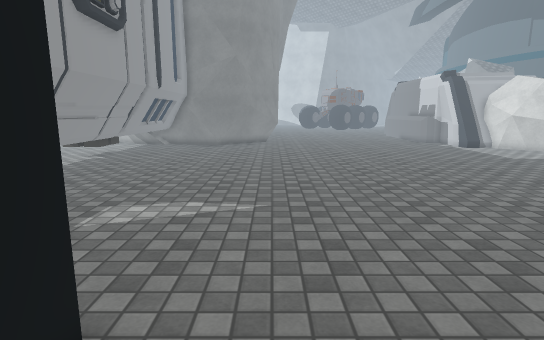
[1] (above)

22 first-person views from a walk through a 3-D level made in the Unity game engine. The camera is 1.4 m above the floor, tilts 10° down and sees 80° across. The floor is counted in squares, 0.5 m on a side. Each view is taken from the middle of a square. On the plan, view 1 faces up. The plan holds only what a view shows up to about 20 squares ahead; the rest is blank. The place goes on beyond the plan. The player is left out. Some surface patterns are stand-ins.

[2]
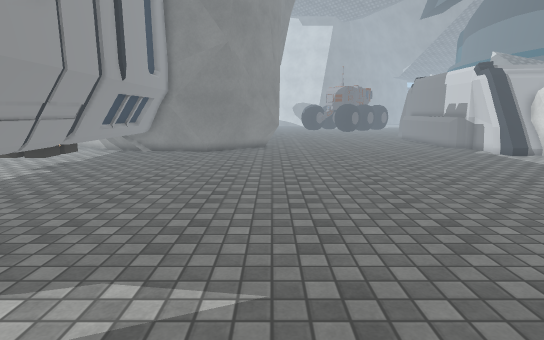

[3]
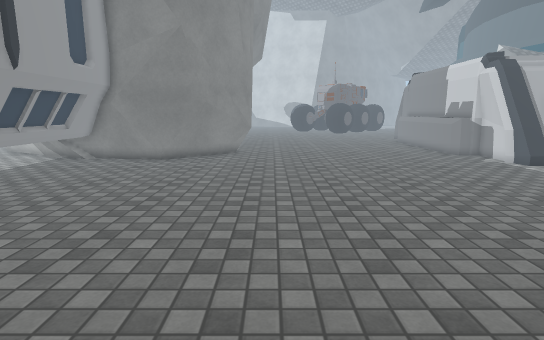

[4]
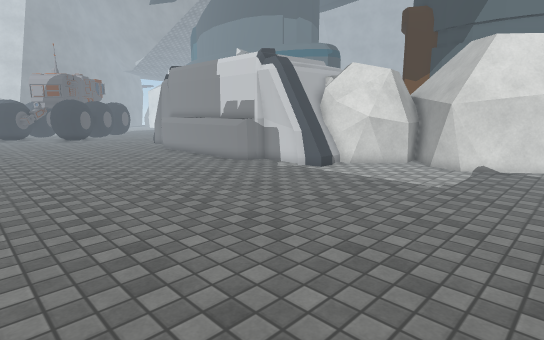

[5]
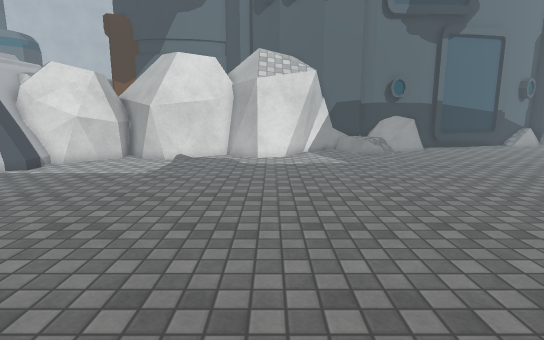

[6]
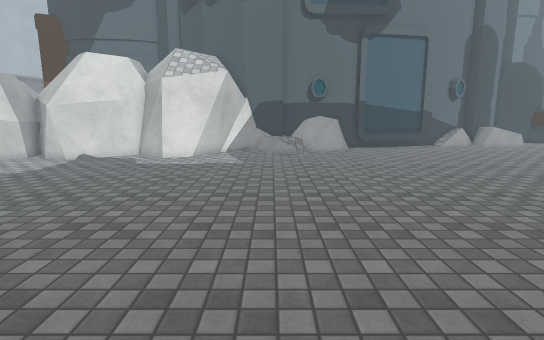

[7]
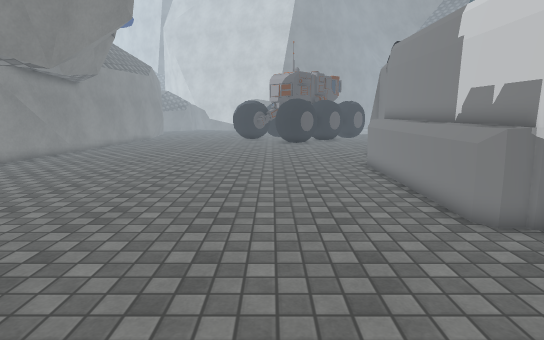

[8]
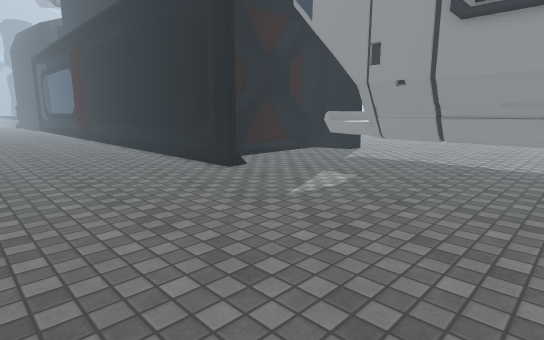

[9]
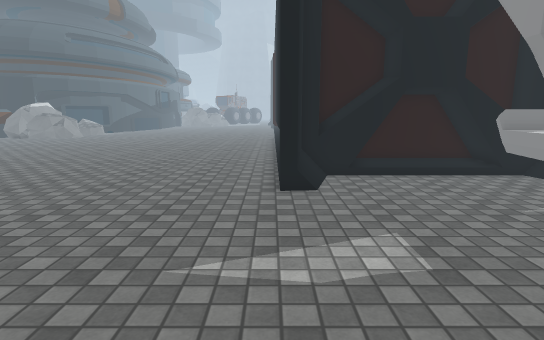

[10]
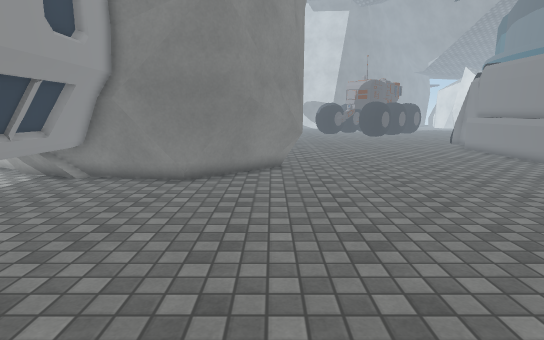

[11]
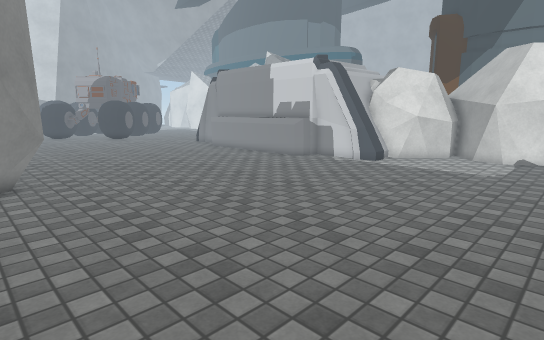

[12]
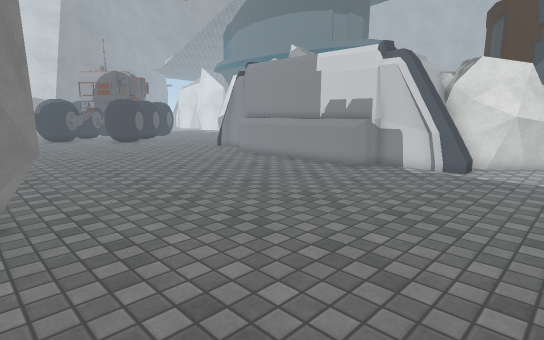

[13]
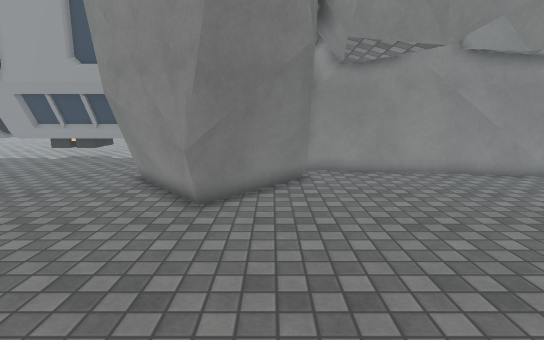

[14]
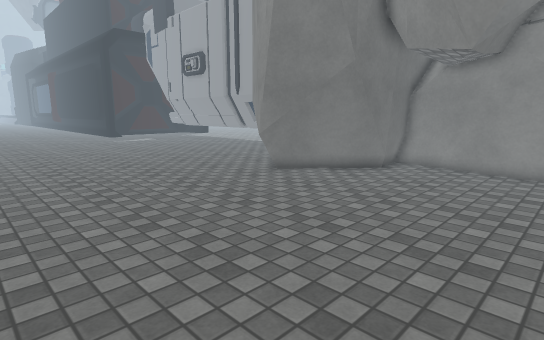

[15]
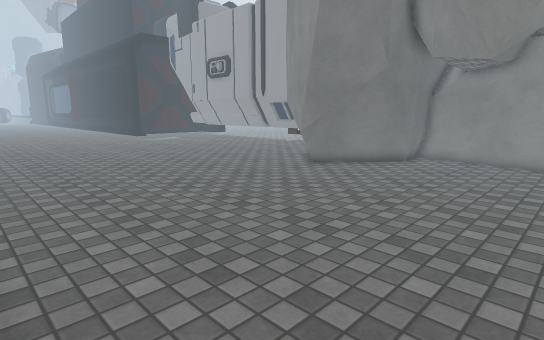

[16]
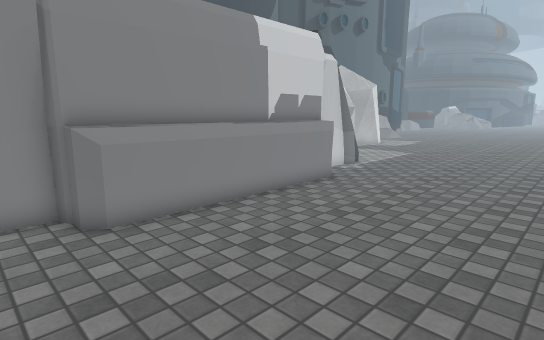

[17]
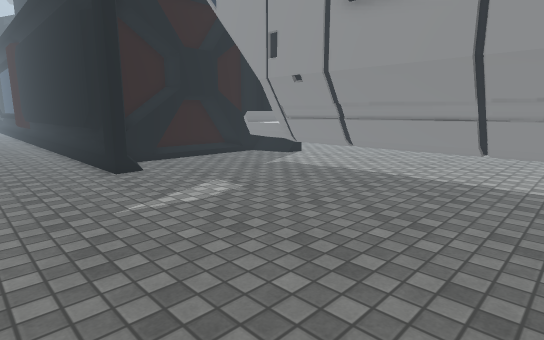

[18]
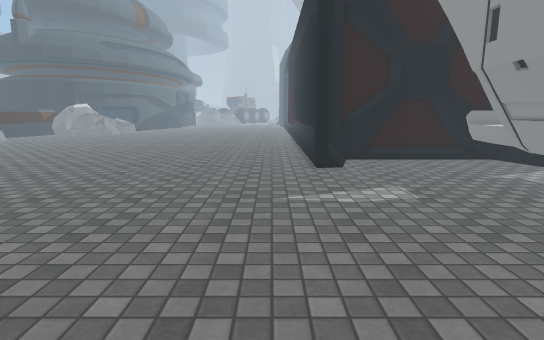

[19]
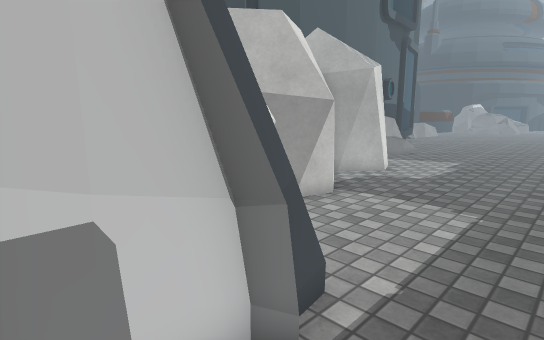

[20]
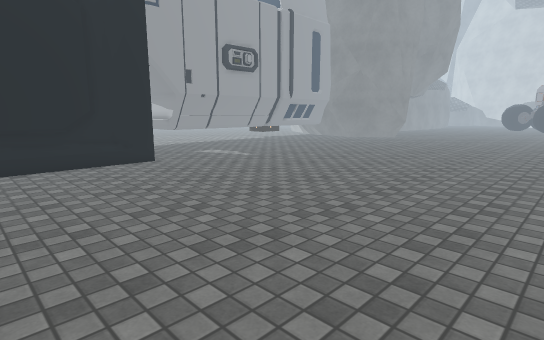

[21]
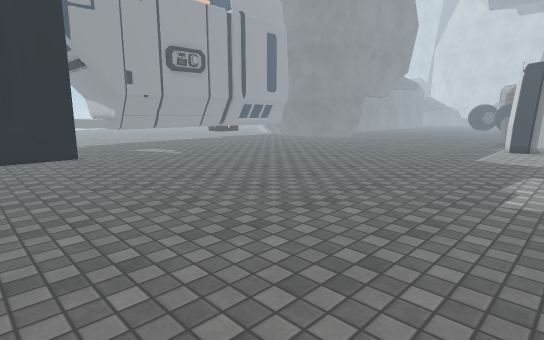

[22]
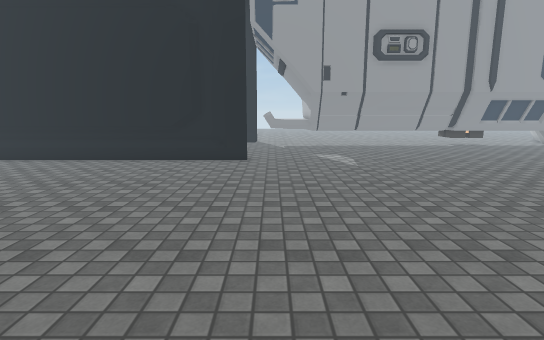

### Floor plan
Key: @ floor where view 1 was taken; # wall or solid block; . floor; = window, fence, low wall or low ledge; ^ raised ledge.
Columns run from 10 left of view 1 to 20 right of it. Each row starts with its distance up from view 1.
 43     #....................##
 42     #....................##
 41     #...................###
 40    ##...................=^
 39    ##...................=^
 38    #....................=^
 37    #....................=^
 36    ####.................=^
 35    ######...............=^
 34        ###..............=^
 33         ###.............=^
 32         ###.............=^
 31         ###.............=^#
 30        ###...............##
 29 ##########...............##
 28  ########................####
 27  ##.......................=##
 26  ##.......................=.#
 25  ##.........................##
 24  ##..........................##
 23  ##...........................#
 22  ##...........................#
 21  ##...........................#
 20  ##...........................#
 19 ###...........................#
 18  ##............................
 17  ##............................
 16  ##............................
 15  ##...........................=
 14  ##............................
 13  ##............................
 12  ##............................
 11  ##............................
 10  ##............................
  9  ##............................
  8  ##............................
  7  ^.............................
  6 ^^.............................
  5 ^#.............................
  4 ^..............................
  3 .......##......................
  2 .......##......................
  1 ......##.......................
  0 #####^###.@....................
 -1 #########......................
 -2        ##......................
 -3        ##......................
 -4        ##......................
 -5        ##......................

Positions as (right, up) in squares from view 1, and headings:
1: (0, 0), facing up
2: (0, 5), facing up
3: (2, 9), facing up
4: (2, 16), facing up-right
5: (0, 14), facing right
6: (0, 8), facing right
7: (9, 23), facing up
8: (8, 17), facing down-left
9: (-2, 15), facing down
10: (-1, 15), facing up
11: (-2, 17), facing up-right
12: (-1, 22), facing up-right
13: (9, 34), facing left
14: (11, 43), facing down-left
15: (14, 43), facing down-left
16: (6, 43), facing down-right
17: (3, 19), facing down-left
18: (0, 20), facing down
19: (13, 30), facing down-right
20: (16, -5), facing up-left
21: (20, -2), facing up-left
22: (17, 5), facing left
